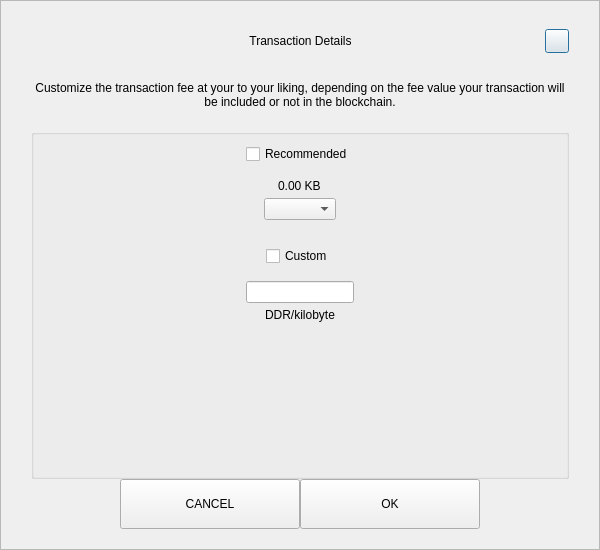
<?xml version="1.0" encoding="UTF-8"?>
<ui version="4.0">
 <class>SendCustomFeeDialog</class>
 <widget class="QDialog" name="SendCustomFeeDialog">
  <property name="geometry">
   <rect>
    <x>0</x>
    <y>0</y>
    <width>600</width>
    <height>550</height>
   </rect>
  </property>
  <property name="windowTitle">
   <string>Form</string>
  </property>
  <layout class="QVBoxLayout" name="verticalLayout_3">
   <property name="spacing">
    <number>0</number>
   </property>
   <property name="leftMargin">
    <number>0</number>
   </property>
   <property name="topMargin">
    <number>0</number>
   </property>
   <property name="rightMargin">
    <number>0</number>
   </property>
   <property name="bottomMargin">
    <number>0</number>
   </property>
   <item>
    <widget class="QFrame" name="frame">
     <property name="styleSheet">
      <string notr="true"/>
     </property>
     <property name="frameShape">
      <enum>QFrame::StyledPanel</enum>
     </property>
     <property name="frameShadow">
      <enum>QFrame::Raised</enum>
     </property>
     <layout class="QVBoxLayout" name="verticalLayout_2">
      <property name="spacing">
       <number>0</number>
      </property>
      <property name="leftMargin">
       <number>30</number>
      </property>
      <property name="topMargin">
       <number>20</number>
      </property>
      <property name="rightMargin">
       <number>30</number>
      </property>
      <property name="bottomMargin">
       <number>20</number>
      </property>
      <item>
       <layout class="QHBoxLayout" name="horizontalLayout_3">
        <property name="spacing">
         <number>0</number>
        </property>
        <item>
         <spacer name="horizontalSpacer_21">
          <property name="orientation">
           <enum>Qt::Horizontal</enum>
          </property>
          <property name="sizeHint" stdset="0">
           <size>
            <width>40</width>
            <height>20</height>
           </size>
          </property>
         </spacer>
        </item>
        <item>
         <widget class="QLabel" name="labelTitle">
          <property name="minimumSize">
           <size>
            <width>0</width>
            <height>40</height>
           </size>
          </property>
          <property name="maximumSize">
           <size>
            <width>16777215</width>
            <height>40</height>
           </size>
          </property>
          <property name="styleSheet">
           <string notr="true">padding-left:24px;</string>
          </property>
          <property name="text">
           <string>Transaction Details</string>
          </property>
          <property name="alignment">
           <set>Qt::AlignCenter</set>
          </property>
          <property name="margin">
           <number>7</number>
          </property>
         </widget>
        </item>
        <item>
         <spacer name="horizontalSpacer">
          <property name="orientation">
           <enum>Qt::Horizontal</enum>
          </property>
          <property name="sizeHint" stdset="0">
           <size>
            <width>40</width>
            <height>20</height>
           </size>
          </property>
         </spacer>
        </item>
        <item>
         <widget class="QPushButton" name="btnEsc">
          <property name="minimumSize">
           <size>
            <width>24</width>
            <height>24</height>
           </size>
          </property>
          <property name="maximumSize">
           <size>
            <width>24</width>
            <height>24</height>
           </size>
          </property>
          <property name="text">
           <string/>
          </property>
         </widget>
        </item>
       </layout>
      </item>
      <item>
       <spacer name="verticalSpacer_2">
        <property name="orientation">
         <enum>Qt::Vertical</enum>
        </property>
        <property name="sizeType">
         <enum>QSizePolicy::Fixed</enum>
        </property>
        <property name="sizeHint" stdset="0">
         <size>
          <width>20</width>
          <height>20</height>
         </size>
        </property>
       </spacer>
      </item>
      <item>
       <widget class="QLabel" name="labelMessage">
        <property name="text">
         <string>Customize the transaction fee at your to your liking, depending on the fee value your transaction will be included or not in the blockchain.</string>
        </property>
        <property name="alignment">
         <set>Qt::AlignCenter</set>
        </property>
        <property name="wordWrap">
         <bool>true</bool>
        </property>
       </widget>
      </item>
      <item>
       <spacer name="verticalSpacer_3">
        <property name="orientation">
         <enum>Qt::Vertical</enum>
        </property>
        <property name="sizeType">
         <enum>QSizePolicy::Fixed</enum>
        </property>
        <property name="sizeHint" stdset="0">
         <size>
          <width>20</width>
          <height>20</height>
         </size>
        </property>
       </spacer>
      </item>
      <item>
       <widget class="QGroupBox" name="groupBox">
        <property name="title">
         <string/>
        </property>
        <layout class="QVBoxLayout" name="verticalLayout">
         <property name="leftMargin">
          <number>12</number>
         </property>
         <property name="rightMargin">
          <number>12</number>
         </property>
         <item>
          <layout class="QVBoxLayout" name="verticalLayout_4">
           <property name="spacing">
            <number>5</number>
           </property>
           <item alignment="Qt::AlignHCenter">
            <widget class="QCheckBox" name="checkBoxRecommended">
             <property name="text">
              <string>Recommended</string>
             </property>
            </widget>
           </item>
           <item>
            <spacer name="verticalSpacer_5">
             <property name="orientation">
              <enum>Qt::Vertical</enum>
             </property>
             <property name="sizeType">
              <enum>QSizePolicy::Fixed</enum>
             </property>
             <property name="sizeHint" stdset="0">
              <size>
               <width>20</width>
               <height>10</height>
              </size>
             </property>
            </spacer>
           </item>
           <item alignment="Qt::AlignHCenter">
            <widget class="QLabel" name="labelFee">
             <property name="text">
              <string>0.00 KB</string>
             </property>
            </widget>
           </item>
           <item alignment="Qt::AlignHCenter">
            <widget class="QComboBox" name="comboBoxRecommended"/>
           </item>
          </layout>
         </item>
         <item>
          <spacer name="verticalSpacer">
           <property name="orientation">
            <enum>Qt::Vertical</enum>
           </property>
           <property name="sizeType">
            <enum>QSizePolicy::Fixed</enum>
           </property>
           <property name="sizeHint" stdset="0">
            <size>
             <width>20</width>
             <height>20</height>
            </size>
           </property>
          </spacer>
         </item>
         <item>
          <layout class="QVBoxLayout" name="verticalLayout_5">
           <property name="spacing">
            <number>5</number>
           </property>
           <item alignment="Qt::AlignHCenter">
            <widget class="QCheckBox" name="checkBoxCustom">
             <property name="text">
              <string>Custom</string>
             </property>
            </widget>
           </item>
           <item>
            <spacer name="verticalSpacer_6">
             <property name="orientation">
              <enum>Qt::Vertical</enum>
             </property>
             <property name="sizeType">
              <enum>QSizePolicy::Fixed</enum>
             </property>
             <property name="sizeHint" stdset="0">
              <size>
               <width>20</width>
               <height>10</height>
              </size>
             </property>
            </spacer>
           </item>
           <item alignment="Qt::AlignHCenter">
            <widget class="QLineEdit" name="lineEditCustomFee"/>
           </item>
           <item alignment="Qt::AlignHCenter">
            <widget class="QLabel" name="labelCustomFee">
             <property name="text">
              <string>DDR/kilobyte</string>
             </property>
            </widget>
           </item>
          </layout>
         </item>
         <item>
          <spacer name="verticalSpacer_4">
           <property name="orientation">
            <enum>Qt::Vertical</enum>
           </property>
           <property name="sizeHint" stdset="0">
            <size>
             <width>20</width>
             <height>40</height>
            </size>
           </property>
          </spacer>
         </item>
        </layout>
       </widget>
      </item>
      <item>
       <layout class="QHBoxLayout" name="horizontalLayout" stretch="1,2,2,1">
        <item>
         <spacer name="horizontalSpacer1">
          <property name="orientation">
           <enum>Qt::Horizontal</enum>
          </property>
          <property name="sizeHint" stdset="0">
           <size>
            <width>40</width>
            <height>20</height>
           </size>
          </property>
         </spacer>
        </item>
        <item>
         <widget class="QPushButton" name="btnCancel">
          <property name="minimumSize">
           <size>
            <width>180</width>
            <height>50</height>
           </size>
          </property>
          <property name="focusPolicy">
           <enum>Qt::NoFocus</enum>
          </property>
          <property name="text">
           <string>CANCEL</string>
          </property>
         </widget>
        </item>
        <item>
         <widget class="QPushButton" name="btnSave">
          <property name="minimumSize">
           <size>
            <width>180</width>
            <height>50</height>
           </size>
          </property>
          <property name="focusPolicy">
           <enum>Qt::NoFocus</enum>
          </property>
          <property name="text">
           <string>OK</string>
          </property>
         </widget>
        </item>
        <item>
         <spacer name="horizontalSpacer_2">
          <property name="orientation">
           <enum>Qt::Horizontal</enum>
          </property>
          <property name="sizeHint" stdset="0">
           <size>
            <width>40</width>
            <height>20</height>
           </size>
          </property>
         </spacer>
        </item>
       </layout>
      </item>
     </layout>
    </widget>
   </item>
  </layout>
 </widget>
 <resources/>
 <connections/>
</ui>
